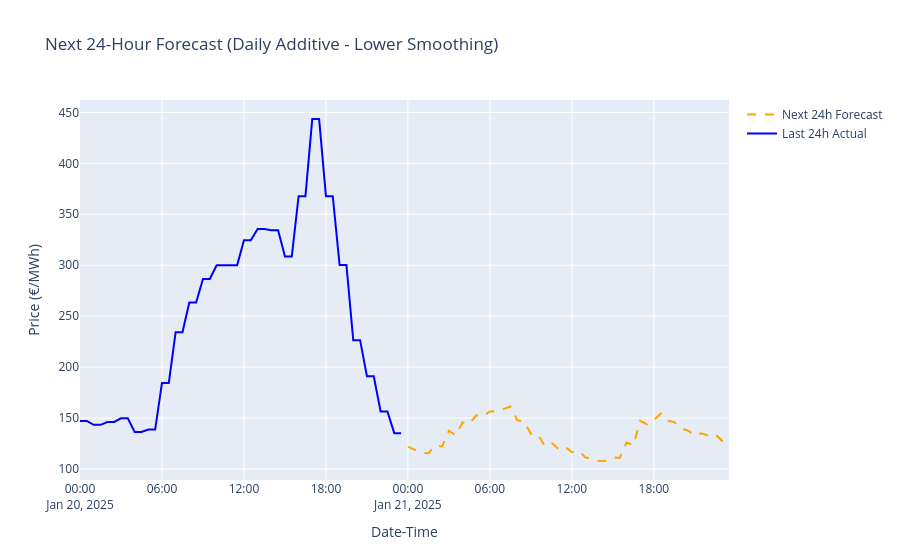

This figure's notebook cell:
### Code cell
# Get the 'Daily Additive (Lower Smoothing)' model
lower_smoothing_model = next(
    (model for model in results if model["name"] == "Daily Additive (Lower Smoothing)"), None
)

if lower_smoothing_model:
    print("\nGenerating next 24-hour forecast using Daily Additive (Lower Smoothing)...")

    # Generate forecast for the next 24 hours (48 half-hour steps)
    future_steps = 48
    future_preds = lower_smoothing_model["model"].forecast(future_steps)

    last_timestamp = test.index[-1]

    # Create a new datetime index for forecasted values
    future_index = pd.date_range(start=last_timestamp, periods=future_steps + 1, freq='30min')[1:]

    # Convert to Pandas Series and align index
    future_preds = pd.Series(future_preds.values, index=future_index)

    # ---- Plot for Next 24-Hour Forecast ----
    fig_future = go.Figure()

    # Add forecast line (orange dashed)
    fig_future.add_trace(go.Scatter(
        x=future_preds.index, 
        y=future_preds.values,  
        name='Next 24h Forecast',
        line=dict(color='orange', dash='dash')
    ))

    # Add actual last 24 hours of test data (blue solid)
    fig_future.add_trace(go.Scatter(
        x=test.index[-48:],  
        y=test['ISEM DA Price'].iloc[-48:],
        name='Last 24h Actual',
        line=dict(color='blue')
    ))

    # Layout
    fig_future.update_layout(
        title='Next 24-Hour Forecast (Daily Additive - Lower Smoothing)',
        xaxis_title='Date-Time',
        yaxis_title='Price (€/MWh)',
        hovermode='x unified'
    )

    # Show the plot
    fig_future.show()

    # Output and save forecast
    print("\nFuture Predictions Check:")
    print(future_preds)

    future_preds.to_csv("forecast_next_24h.csv", header=["ISEM DA Price"])
    print("Forecast saved as 'forecast_next_24h.csv'")

### Figure 1 — Plotly figure (JSON) as saved in the notebook; plotly's stock layout.template omitted (floating-point values rounded to 4 significant figures)
{"data": [{"line": {"color": "orange", "dash": "dash"}, "name": "Next 24h Forecast", "type": "scatter", "x": ["2025-01-21T00:00:00", "2025-01-21T00:30:00", "2025-01-21T01:00:00", "2025-01-21T01:30:00", "2025-01-21T02:00:00", "2025-01-21T02:30:00", "2025-01-21T03:00:00", "2025-01-21T03:30:00", "2025-01-21T04:00:00", "2025-01-21T04:30:00", "2025-01-21T05:00:00", "2025-01-21T05:30:00", "2025-01-21T06:00:00", "2025-01-21T06:30:00", "2025-01-21T07:00:00", "2025-01-21T07:30:00", "2025-01-21T08:00:00", "2025-01-21T08:30:00", "2025-01-21T09:00:00", "2025-01-21T09:30:00", "2025-01-21T10:00:00", "2025-01-21T10:30:00", "2025-01-21T11:00:00", "2025-01-21T11:30:00", "2025-01-21T12:00:00", "2025-01-21T12:30:00", "2025-01-21T13:00:00", "2025-01-21T13:30:00", "2025-01-21T14:00:00", "2025-01-21T14:30:00", "2025-01-21T15:00:00", "2025-01-21T15:30:00", "2025-01-21T16:00:00", "2025-01-21T16:30:00", "2025-01-21T17:00:00", "2025-01-21T17:30:00", "2025-01-21T18:00:00", "2025-01-21T18:30:00", "2025-01-21T19:00:00", "2025-01-21T19:30:00", "2025-01-21T20:00:00", "2025-01-21T20:30:00", "2025-01-21T21:00:00", "2025-01-21T21:30:00", "2025-01-21T22:00:00", "2025-01-21T22:30:00", "2025-01-21T23:00:00", "2025-01-21T23:30:00"], "y": [122.0, 118.9, 115.7, 115.4, 123.0, 122.0, 137.5, 133.0, 145.8, 144.3, 152.7, 151.8, 156.4, 156.4, 158.5, 161.3, 147.9, 146.4, 134.6, 134.1, 122.7, 126.0, 119.9, 121.9, 116.4, 117.8, 111.2, 110.2, 107.8, 108.1, 111.4, 110.9, 126.0, 123.2, 147.3, 143.8, 148.1, 154.2, 147.3, 146.0, 140.0, 137.7, 133.0, 134.9, 132.5, 134.0, 127.6, 128.6]}, {"line": {"color": "blue"}, "name": "Last 24h Actual", "type": "scatter", "x": ["2025-01-20T00:00:00", "2025-01-20T00:30:00", "2025-01-20T01:00:00", "2025-01-20T01:30:00", "2025-01-20T02:00:00", "2025-01-20T02:30:00", "2025-01-20T03:00:00", "2025-01-20T03:30:00", "2025-01-20T04:00:00", "2025-01-20T04:30:00", "2025-01-20T05:00:00", "2025-01-20T05:30:00", "2025-01-20T06:00:00", "2025-01-20T06:30:00", "2025-01-20T07:00:00", "2025-01-20T07:30:00", "2025-01-20T08:00:00", "2025-01-20T08:30:00", "2025-01-20T09:00:00", "2025-01-20T09:30:00", "2025-01-20T10:00:00", "2025-01-20T10:30:00", "2025-01-20T11:00:00", "2025-01-20T11:30:00", "2025-01-20T12:00:00", "2025-01-20T12:30:00", "2025-01-20T13:00:00", "2025-01-20T13:30:00", "2025-01-20T14:00:00", "2025-01-20T14:30:00", "2025-01-20T15:00:00", "2025-01-20T15:30:00", "2025-01-20T16:00:00", "2025-01-20T16:30:00", "2025-01-20T17:00:00", "2025-01-20T17:30:00", "2025-01-20T18:00:00", "2025-01-20T18:30:00", "2025-01-20T19:00:00", "2025-01-20T19:30:00", "2025-01-20T20:00:00", "2025-01-20T20:30:00", "2025-01-20T21:00:00", "2025-01-20T21:30:00", "2025-01-20T22:00:00", "2025-01-20T22:30:00", "2025-01-20T23:00:00", "2025-01-20T23:30:00"], "y": [147.2, 147.2, 143.3, 143.3, 146.1, 146.1, 149.7, 149.7, 136.3, 136.3, 138.6, 138.6, 184.5, 184.5, 234.3, 234.3, 263.4, 263.4, 286.5, 286.5, 300.0, 300.0, 300.0, 300.0, 324.5, 324.5, 335.5, 335.5, 334.4, 334.4, 308.6, 308.6, 367.7, 367.7, 443.5, 443.5, 367.7, 367.7, 300.2, 300.2, 226.5, 226.5, 191.1, 191.1, 156.5, 156.5, 135.1, 135.1]}], "layout": {"autosize": true, "hovermode": "x unified", "title": {"text": "Next 24-Hour Forecast (Daily Additive - Lower Smoothing)"}, "xaxis": {"autorange": false, "range": ["2025-01-20", "2025-01-21 23:30"], "title": {"text": "Date-Time"}, "type": "date"}, "yaxis": {"autorange": false, "range": [89.17, 462.2], "title": {"text": "Price (€/MWh)"}, "type": "linear"}}}
